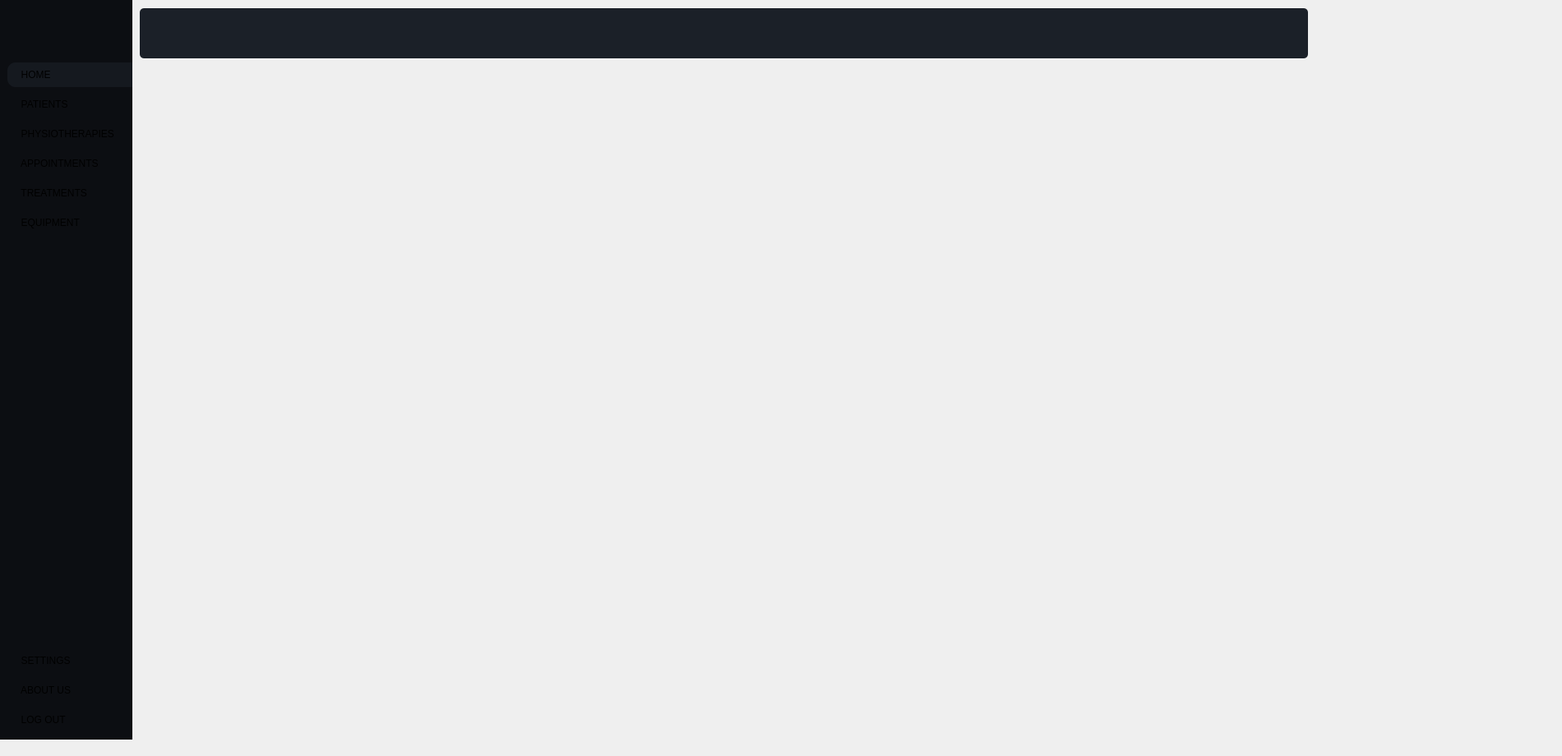
    <widget class="QWidget" name="home_page">
     <property name="styleSheet">
      <string notr="true">#home_page{
background-color : #15191f ; 
}</string>
     </property>
     <widget class="QWidget" name="SideMenu" native="true">
      <property name="geometry">
       <rect>
        <x>0</x>
        <y>0</y>
        <width>161</width>
        <height>900</height>
       </rect>
      </property>
      <property name="minimumSize">
       <size>
        <width>161</width>
        <height>900</height>
       </size>
      </property>
      <property name="maximumSize">
       <size>
        <width>161</width>
        <height>900</height>
       </size>
      </property>
      <property name="cursor">
       <cursorShape>CrossCursor</cursorShape>
      </property>
      <property name="styleSheet">
       <string notr="true">#SideMenu{
background-color : #0c0e12 ;
}
#SideMenu QPushButton{
text-align : left ; 
padding  : 8px 10px ; 
border-top-left-radius : 10px ;
border-bottom-left-radius : 10px ; 
}
#SideMenu QPushButton:hover {
    background-color: #15191f ; 
}</string>
      </property>
      <layout class="QVBoxLayout" name="verticalLayout_3">
       <property name="leftMargin">
        <number>9</number>
       </property>
       <property name="rightMargin">
        <number>0</number>
       </property>
       <item>
        <widget class="QLabel" name="label">
         <property name="minimumSize">
          <size>
           <width>0</width>
           <height>61</height>
          </size>
         </property>
         <property name="styleSheet">
          <string notr="true">max-height : 45px ; 
margin-right : 9px ; </string>
         </property>
         <property name="text">
          <string/>
         </property>
         <property name="pixmap">
          <pixmap>../assets/solid care white version.png</pixmap>
         </property>
         <property name="scaledContents">
          <bool>true</bool>
         </property>
         <property name="alignment">
          <set>Qt::AlignCenter</set>
         </property>
        </widget>
       </item>
       <item>
        <widget class="QWidget" name="frame1" native="true">
         <property name="sizePolicy">
          <sizepolicy hsizetype="Ignored" vsizetype="Preferred">
           <horstretch>0</horstretch>
           <verstretch>0</verstretch>
          </sizepolicy>
         </property>
         <property name="minimumSize">
          <size>
           <width>131</width>
           <height>0</height>
          </size>
         </property>
         <layout class="QVBoxLayout" name="verticalLayout">
          <property name="spacing">
           <number>6</number>
          </property>
          <property name="leftMargin">
           <number>0</number>
          </property>
          <property name="rightMargin">
           <number>0</number>
          </property>
          <item>
           <widget class="QPushButton" name="home">
            <property name="styleSheet">
             <string notr="true">#home{
background-color : #15191f ; 
}</string>
            </property>
            <property name="text">
             <string>  HOME</string>
            </property>
            <property name="icon">
             <iconset>
              <normaloff>../assets/icons/home.svg</normaloff>../assets/icons/home.svg</iconset>
            </property>
            <property name="iconSize">
             <size>
              <width>20</width>
              <height>20</height>
             </size>
            </property>
           </widget>
          </item>
          <item>
           <widget class="QPushButton" name="clients">
            <property name="styleSheet">
             <string notr="true"/>
            </property>
            <property name="text">
             <string>  PATIENTS</string>
            </property>
            <property name="icon">
             <iconset>
              <normaloff>../assets/icons/users.svg</normaloff>../assets/icons/users.svg</iconset>
            </property>
            <property name="iconSize">
             <size>
              <width>20</width>
              <height>20</height>
             </size>
            </property>
           </widget>
          </item>
          <item>
           <widget class="QPushButton" name="employees">
            <property name="styleSheet">
             <string notr="true"/>
            </property>
            <property name="text">
             <string>  PHYSIOTHERAPIES</string>
            </property>
            <property name="icon">
             <iconset>
              <normaloff>../assets/icons/users.svg</normaloff>../assets/icons/users.svg</iconset>
            </property>
            <property name="iconSize">
             <size>
              <width>20</width>
              <height>20</height>
             </size>
            </property>
           </widget>
          </item>
          <item>
           <widget class="QPushButton" name="appointements">
            <property name="styleSheet">
             <string notr="true"/>
            </property>
            <property name="text">
             <string>  APPOINTMENTS</string>
            </property>
            <property name="icon">
             <iconset>
              <normaloff>../assets/icons/calendar.svg</normaloff>../assets/icons/calendar.svg</iconset>
            </property>
            <property name="iconSize">
             <size>
              <width>20</width>
              <height>20</height>
             </size>
            </property>
           </widget>
          </item>
          <item>
           <widget class="QPushButton" name="treatments">
            <property name="styleSheet">
             <string notr="true"/>
            </property>
            <property name="text">
             <string>  TREATMENTS</string>
            </property>
            <property name="icon">
             <iconset>
              <normaloff>../assets/icons/activity.svg</normaloff>../assets/icons/activity.svg</iconset>
            </property>
            <property name="iconSize">
             <size>
              <width>20</width>
              <height>20</height>
             </size>
            </property>
           </widget>
          </item>
          <item>
           <widget class="QPushButton" name="stock">
            <property name="styleSheet">
             <string notr="true"/>
            </property>
            <property name="text">
             <string>  EQUIPMENT</string>
            </property>
            <property name="icon">
             <iconset>
              <normaloff>../assets/icons/layers.svg</normaloff>../assets/icons/layers.svg</iconset>
            </property>
            <property name="iconSize">
             <size>
              <width>20</width>
              <height>20</height>
             </size>
            </property>
           </widget>
          </item>
         </layout>
        </widget>
       </item>
       <item>
        <spacer name="verticalSpacer">
         <property name="orientation">
          <enum>Qt::Vertical</enum>
         </property>
         <property name="sizeHint" stdset="0">
          <size>
           <width>140</width>
           <height>318</height>
          </size>
         </property>
        </spacer>
       </item>
       <item>
        <widget class="QWidget" name="frame2" native="true">
         <layout class="QVBoxLayout" name="verticalLayout_2">
          <property name="leftMargin">
           <number>0</number>
          </property>
          <property name="rightMargin">
           <number>0</number>
          </property>
          <item>
           <widget class="QPushButton" name="settings">
            <property name="styleSheet">
             <string notr="true"/>
            </property>
            <property name="text">
             <string>  SETTINGS</string>
            </property>
            <property name="icon">
             <iconset>
              <normaloff>../assets/icons/settings.svg</normaloff>../assets/icons/settings.svg</iconset>
            </property>
            <property name="iconSize">
             <size>
              <width>20</width>
              <height>20</height>
             </size>
            </property>
           </widget>
          </item>
          <item>
           <widget class="QPushButton" name="about_us">
            <property name="styleSheet">
             <string notr="true"/>
            </property>
            <property name="text">
             <string>  ABOUT US</string>
            </property>
            <property name="icon">
             <iconset>
              <normaloff>../assets/icons/info.svg</normaloff>../assets/icons/info.svg</iconset>
            </property>
            <property name="iconSize">
             <size>
              <width>20</width>
              <height>20</height>
             </size>
            </property>
           </widget>
          </item>
          <item>
           <widget class="QPushButton" name="logout">
            <property name="styleSheet">
             <string notr="true"/>
            </property>
            <property name="text">
             <string>  LOG OUT</string>
            </property>
            <property name="icon">
             <iconset>
              <normaloff>../assets/icons/log-out.svg</normaloff>../assets/icons/log-out.svg</iconset>
            </property>
            <property name="iconSize">
             <size>
              <width>20</width>
              <height>20</height>
             </size>
            </property>
           </widget>
          </item>
         </layout>
        </widget>
       </item>
      </layout>
     </widget>
     <widget class="QLabel" name="label_33">
      <property name="geometry">
       <rect>
        <x>950</x>
        <y>120</y>
        <width>941</width>
        <height>791</height>
       </rect>
      </property>
      <property name="text">
       <string/>
      </property>
      <property name="pixmap">
       <pixmap>../assets/homePic.png</pixmap>
      </property>
     </widget>
     <widget class="QGroupBox" name="groupBox_5">
      <property name="geometry">
       <rect>
        <x>170</x>
        <y>10</y>
        <width>1421</width>
        <height>61</height>
       </rect>
      </property>
      <property name="styleSheet">
       <string notr="true">background-color : #1B2028 ;
border-radius : 5px ; </string>
      </property>
      <property name="title">
       <string/>
      </property>
     </widget>
    </widget>
